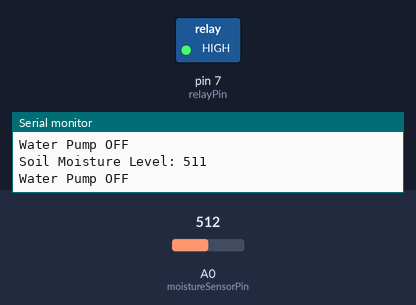
A sketch run on a simulated Arduino Uno, built with avr-gcc and run on an emulated ATmega328P. Shown: switched loads named in the sketch (green lamp = pin HIGH), the last lines printed to the serial monitor. The inputs (shaded band) are chosen by the test bench; at power-on: A0 (moistureSensorPin) = 512. Not simulated (calls return 0 or success): arduino_secrets.h.

Above: at 1.8 s.
1.9 s: A0 (moistureSensorPin) set to 609
3.4 s: A0 (moistureSensorPin) set to 631
At 5.2 s:
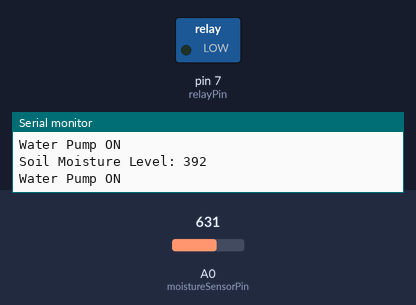
5.5 s: A0 (moistureSensorPin) set to 511
At 6.9 s:
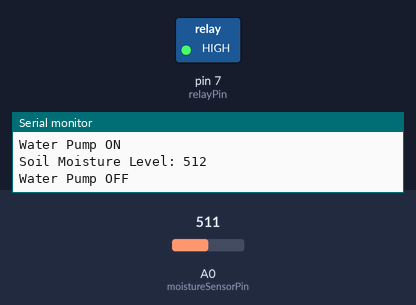
7.5 s: A0 (moistureSensorPin) set to 716
At 8.4 s:
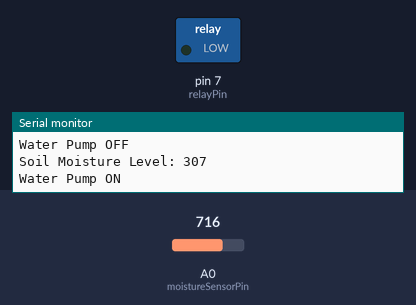
Timing chart, 0 to 10.5 s (numbered marks = the images above; inputs shaded):
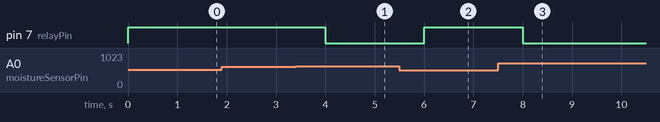

The sketch:

SoilMoisture_Based_Water_Pump.ino
```cpp
#include "arduino_secrets.h"

const int moistureSensorPin = A0; // Soil moisture sensor analog pin
const int relayPin = 7;           // Relay connected to digital pin 7
int moistureThreshold = 400;      // Adjust this threshold as per your sensor's readings

void setup() {
  Serial.begin(9600);
  pinMode(relayPin, OUTPUT);      // Set relay pin as output
  digitalWrite(relayPin, HIGH);   // Turn off pump initially (HIGH means off in this setup)
}

void loop() {
  int sensorValue = analogRead(moistureSensorPin); // Read soil moisture sensor value
  Serial.print("Soil Moisture Level: ");
  int srvalue = 1023-sensorValue;
  Serial.println(srvalue);

  if (srvalue < moistureThreshold) {
    digitalWrite(relayPin, LOW);  // Turn on pump (LOW means on in this setup)
    Serial.println("Water Pump ON");
  } else {
    digitalWrite(relayPin, HIGH); // Turn off pump
    Serial.println("Water Pump OFF");
  }

  delay(1000); // Delay for 2 seconds before next reading
}
```

Measured:
- the behaviour switches between 623 and 624 on A0 (moistureSensorPin) (found by bisection; images 0 and 1)
- after the input at 3.4 s, pin 7 (relayPin): HIGH → LOW after 0.60 s
- after the input at 5.5 s, pin 7 (relayPin): LOW → HIGH after 0.50 s
- after the input at 7.5 s, pin 7 (relayPin): HIGH → LOW after 0.51 s
